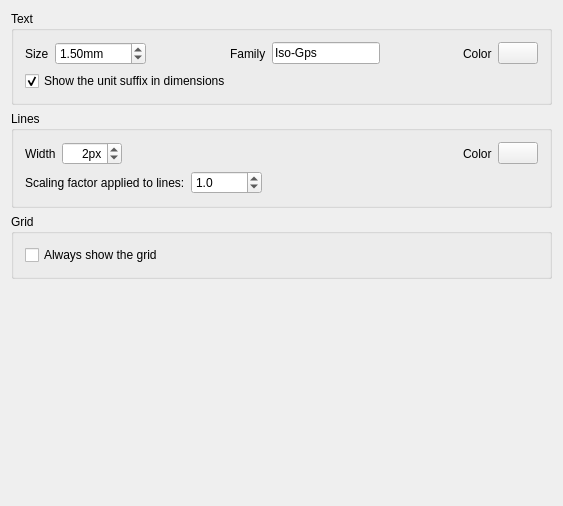
<?xml version="1.0" encoding="UTF-8"?>
<ui version="4.0">
 <class>Gui::Dialog::DlgSettingsDraft</class>
 <widget class="QWidget" name="Gui::Dialog::DlgSettingsDraft">
  <property name="geometry">
   <rect>
    <x>0</x>
    <y>0</y>
    <width>563</width>
    <height>506</height>
   </rect>
  </property>
  <property name="windowTitle">
   <string>General settings</string>
  </property>
  <layout class="QVBoxLayout" name="verticalLayout_4">
   <item>
    <widget class="QGroupBox" name="groupBox">
     <property name="title">
      <string>Text</string>
     </property>
     <layout class="QVBoxLayout" name="verticalLayout">
      <item>
       <layout class="QHBoxLayout" name="horizontalLayout_2">
        <item>
         <widget class="QLabel" name="label">
          <property name="text">
           <string>Size</string>
          </property>
         </widget>
        </item>
        <item>
         <widget class="Gui::PrefDoubleSpinBox" name="gui::prefdoublespinbox_2">
          <property name="maximumSize">
           <size>
            <width>16777215</width>
            <height>16777215</height>
           </size>
          </property>
          <property name="toolTip">
           <string>Default size for texts</string>
          </property>
          <property name="suffix">
           <string>mm</string>
          </property>
          <property name="minimum">
           <double>0.100000000000000</double>
          </property>
          <property name="maximum">
           <double>9999.989999999999782</double>
          </property>
          <property name="value">
           <double>1.500000000000000</double>
          </property>
          <property name="prefEntry" stdset="0">
           <cstring>textSize</cstring>
          </property>
          <property name="prefPath" stdset="0">
           <cstring>Mod/GDT</cstring>
          </property>
         </widget>
        </item>
        <item>
         <spacer name="horizontalSpacer">
          <property name="orientation">
           <enum>Qt::Horizontal</enum>
          </property>
          <property name="sizeHint" stdset="0">
           <size>
            <width>40</width>
            <height>20</height>
           </size>
          </property>
         </spacer>
        </item>
        <item>
         <widget class="QLabel" name="label_2">
          <property name="text">
           <string>Family</string>
          </property>
         </widget>
        </item>
        <item>
         <widget class="Gui::PrefLineEdit" name="gui::preflineedit_2">
          <property name="toolTip">
           <string>Text family</string>
          </property>
          <property name="text">
           <string>Iso-Gps</string>
          </property>
          <property name="prefEntry" stdset="0">
           <cstring>textFamily</cstring>
          </property>
          <property name="prefPath" stdset="0">
           <cstring>Mod/GDT</cstring>
          </property>
         </widget>
        </item>
        <item>
         <spacer name="horizontalSpacer_2">
          <property name="orientation">
           <enum>Qt::Horizontal</enum>
          </property>
          <property name="sizeHint" stdset="0">
           <size>
            <width>40</width>
            <height>20</height>
           </size>
          </property>
         </spacer>
        </item>
        <item>
         <widget class="QLabel" name="label_3">
          <property name="text">
           <string>Color</string>
          </property>
         </widget>
        </item>
        <item>
         <widget class="Gui::PrefColorButton" name="gui::prefcolorbutton_3">
          <property name="toolTip">
           <string>This is the default color text</string>
          </property>
          <property name="color" stdset="0">
           <color>
            <red>255</red>
            <green>165</green>
            <blue>0</blue>
           </color>
          </property>
          <property name="prefEntry" stdset="0">
           <cstring>textColor</cstring>
          </property>
          <property name="prefPath" stdset="0">
           <cstring>Mod/GDT</cstring>
          </property>
         </widget>
        </item>
       </layout>
      </item>
      <item>
       <widget class="Gui::PrefCheckBox" name="checkBox">
        <property name="text">
         <string notr="true">Show the unit suffix in dimensions</string>
        </property>
        <property name="checked">
         <bool>true</bool>
        </property>
        <property name="prefEntry" stdset="0">
         <cstring>showUnit</cstring>
        </property>
        <property name="prefPath" stdset="0">
         <cstring>Mod/GDT</cstring>
        </property>
       </widget>
      </item>
     </layout>
    </widget>
   </item>
   <item>
    <widget class="QGroupBox" name="groupBox_2">
     <property name="title">
      <string>Lines</string>
     </property>
     <layout class="QVBoxLayout" name="verticalLayout_2">
      <item>
       <layout class="QHBoxLayout" name="horizontalLayout_3">
        <item>
         <widget class="QLabel" name="label_4">
          <property name="text">
           <string>Width</string>
          </property>
         </widget>
        </item>
        <item>
         <widget class="Gui::PrefSpinBox" name="spinBox_2">
          <property name="toolTip">
           <string notr="true">The number of horizontal or vertical lines of the grid</string>
          </property>
          <property name="alignment">
           <set>Qt::AlignRight|Qt::AlignTrailing|Qt::AlignVCenter</set>
          </property>
          <property name="suffix">
           <string notr="true">px</string>
          </property>
          <property name="minimum">
           <number>1</number>
          </property>
          <property name="maximum">
           <number>999</number>
          </property>
          <property name="value">
           <number>2</number>
          </property>
          <property name="prefEntry" stdset="0">
           <cstring>lineWidth</cstring>
          </property>
          <property name="prefPath" stdset="0">
           <cstring>Mod/GDT</cstring>
          </property>
         </widget>
        </item>
        <item>
         <spacer name="horizontalSpacer_4">
          <property name="orientation">
           <enum>Qt::Horizontal</enum>
          </property>
          <property name="sizeHint" stdset="0">
           <size>
            <width>40</width>
            <height>20</height>
           </size>
          </property>
         </spacer>
        </item>
        <item>
         <widget class="QLabel" name="label_6">
          <property name="text">
           <string>Color</string>
          </property>
         </widget>
        </item>
        <item>
         <widget class="Gui::PrefColorButton" name="gui::prefcolorbutton_4">
          <property name="toolTip">
           <string>This is the default color for objects being drawn while in construction mode.</string>
          </property>
          <property name="color" stdset="0">
           <color>
            <red>255</red>
            <green>165</green>
            <blue>0</blue>
           </color>
          </property>
          <property name="prefEntry" stdset="0">
           <cstring>lineColor</cstring>
          </property>
          <property name="prefPath" stdset="0">
           <cstring>Mod/GDT</cstring>
          </property>
         </widget>
        </item>
       </layout>
      </item>
      <item>
       <layout class="QHBoxLayout" name="horizontalLayout_4">
        <item>
         <widget class="QLabel" name="label_7">
          <property name="text">
           <string notr="true">Scaling factor applied to lines:</string>
          </property>
         </widget>
        </item>
        <item>
         <widget class="Gui::PrefDoubleSpinBox" name="gui::prefdoublespinbox_4">
          <property name="maximumSize">
           <size>
            <width>16777215</width>
            <height>16777215</height>
           </size>
          </property>
          <property name="toolTip">
           <string>Default size for texts</string>
          </property>
          <property name="suffix">
           <string/>
          </property>
          <property name="decimals">
           <number>1</number>
          </property>
          <property name="minimum">
           <double>0.100000000000000</double>
          </property>
          <property name="maximum">
           <double>10000.000000000000000</double>
          </property>
          <property name="singleStep">
           <double>0.500000000000000</double>
          </property>
          <property name="value">
           <double>1.000000000000000</double>
          </property>
          <property name="prefEntry" stdset="0">
           <cstring>lineScale</cstring>
          </property>
          <property name="prefPath" stdset="0">
           <cstring>Mod/GDT</cstring>
          </property>
         </widget>
        </item>
        <item>
         <spacer name="horizontalSpacer_5">
          <property name="orientation">
           <enum>Qt::Horizontal</enum>
          </property>
          <property name="sizeHint" stdset="0">
           <size>
            <width>40</width>
            <height>20</height>
           </size>
          </property>
         </spacer>
        </item>
       </layout>
      </item>
     </layout>
    </widget>
   </item>
   <item>
    <widget class="QGroupBox" name="groupBox_3">
     <property name="title">
      <string>Grid</string>
     </property>
     <layout class="QVBoxLayout" name="verticalLayout_3">
      <item>
       <layout class="QHBoxLayout" name="horizontalLayout_15">
        <item>
         <widget class="Gui::PrefCheckBox" name="gui::prefcheckbox_10">
          <property name="enabled">
           <bool>true</bool>
          </property>
          <property name="toolTip">
           <string notr="true">If checked, the Draft grid will always be visible when the GDT workbench is active. Otherwise only when the annotation plane is needed.</string>
          </property>
          <property name="text">
           <string>Always show the grid</string>
          </property>
          <property name="checked">
           <bool>false</bool>
          </property>
          <property name="prefEntry" stdset="0">
           <cstring>alwaysShowGrid</cstring>
          </property>
          <property name="prefPath" stdset="0">
           <cstring>Mod/GDT</cstring>
          </property>
         </widget>
        </item>
       </layout>
      </item>
     </layout>
    </widget>
   </item>
   <item>
    <spacer name="verticalSpacer">
     <property name="orientation">
      <enum>Qt::Vertical</enum>
     </property>
     <property name="sizeHint" stdset="0">
      <size>
       <width>20</width>
       <height>40</height>
      </size>
     </property>
    </spacer>
   </item>
  </layout>
 </widget>
 <layoutdefault spacing="6" margin="11"/>
 <pixmapfunction>qPixmapFromMimeSource</pixmapfunction>
 <customwidgets>
  <customwidget>
   <class>Gui::PrefCheckBox</class>
   <extends>QCheckBox</extends>
   <header>Gui/PrefWidgets.h</header>
  </customwidget>
  <customwidget>
   <class>Gui::PrefDoubleSpinBox</class>
   <extends>QDoubleSpinBox</extends>
   <header>Gui/PrefWidgets.h</header>
  </customwidget>
  <customwidget>
   <class>Gui::PrefSpinBox</class>
   <extends>QSpinBox</extends>
   <header>Gui/PrefWidgets.h</header>
  </customwidget>
  <customwidget>
   <class>Gui::PrefLineEdit</class>
   <extends>QLineEdit</extends>
   <header>Gui/PrefWidgets.h</header>
  </customwidget>
  <customwidget>
   <class>Gui::ColorButton</class>
   <extends>QPushButton</extends>
   <header>Gui/Widgets.h</header>
  </customwidget>
  <customwidget>
   <class>Gui::PrefColorButton</class>
   <extends>Gui::ColorButton</extends>
   <header>Gui/PrefWidgets.h</header>
  </customwidget>
 </customwidgets>
 <resources/>
 <connections/>
</ui>
